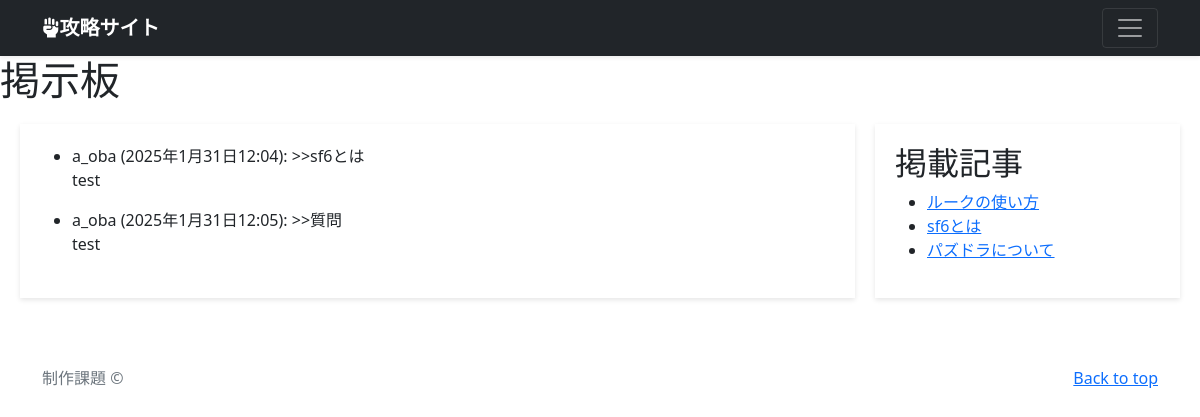
The app's page /keijiban/, older data.
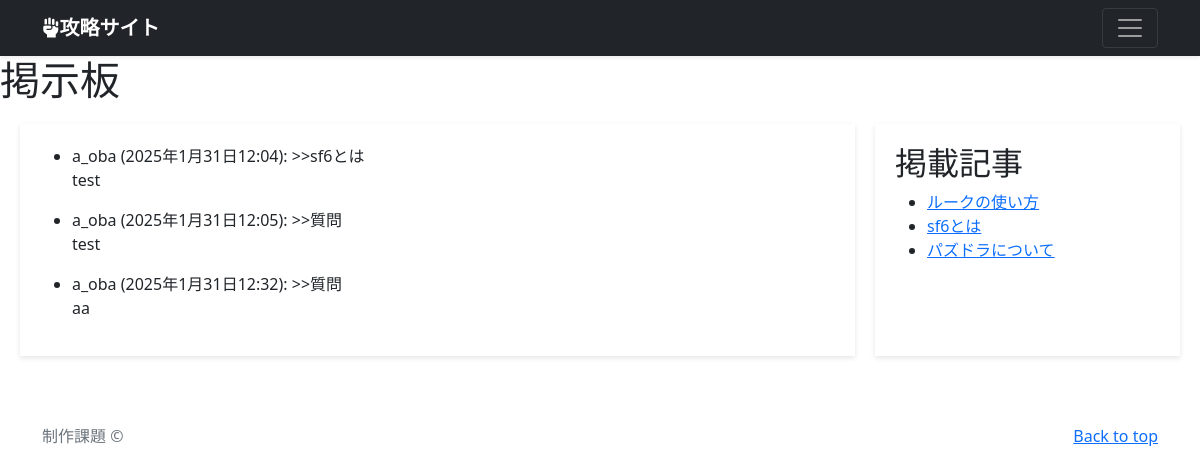
The same page, newer data.
### kouka/models.py (models this page shows, shortened)
class Comment(models.Model):
    TOPIC_CHOICES = [
        ('sf6', '>>sf6とは'),
        ('ruke', '>>ルークの使い方'),
        ('puzzle', '>>パズドラ'),
        ('question','>>質問')
    ]
    user = models.ForeignKey(get_user_model(), on_delete=models.CASCADE)
    text = models.TextField(verbose_name='コメント')
    topic = models.CharField(max_length=20, choices=TOPIC_CHOICES, verbose_name='トピック', default='general')
    created_at = models.DateTimeField(auto_now_add=True)

### accounts/models.py (models this page shows)
class CustomUser(AbstractUser):
    pass

### kouka/views.py (the view)
# urls.py: path('keijiban/', views.KeijibanView.as_view(), name='keijiban'),
class KeijibanView(ListView):
    template_name = 'keijiban.html'
    model = Comment
    context_object_name = 'comments'
    paginate_by = 10

### kouka/templates/keijiban.html (shortened to what this page needs)
{% extends 'base.html' %}
{% block contents %}
<h1>掲示板</h1>
<div class="contenter">
    <div class="content">
        <ul>
            {% for comment in comments %}
            <li>{{ comment.user }} ({{ comment.created_at }}): {{ comment.get_topic_display }}</li>
            <p>{{ comment.text }}</p>
            {% endfor %}
        </ul>
    </div>
    <div class="sidebar">
        <h2>掲載記事</h2>
        <ul>
            <li><a href="{% url 'kouka:photo_detail' 1 %}">ルークの使い方</a></li>
            <li><a href="{% url 'kouka:photo_detail' 2 %}">sf6とは</a></li>
            <li><a href="{% url 'kouka:photo_detail' 3 %}">パズドラについて</a></li>
        </ul>
    </div>
</div>
{% endblock %}

### kouka/templates/base.html (shortened to what this page needs)
{% load static %}
<!doctype html>
<html lang="ja">
  <head>
    <link href="https://cdn.jsdelivr.net/npm/bootstrap@5.0.2/dist/css/bootstrap.min.css" rel="stylesheet">
  </head>
  <body>
<header>
  <div class="navbar navbar-dark bg-dark shadow-sm">
    <div class="container">
      <a href="{% url 'kouka:index' %}" class="navbar-brand d-flex align-items-center">
        <link href="https://cdnjs.cloudflare.com/ajax/libs/font-awesome/6.0.0-beta3/css/all.min.css" rel="stylesheet">
        <i class="fas fa-fist-raised" style="font-size: 20px;"></i>
        <strong>攻略サイト</strong>
      </a>
      <button class="navbar-toggler" type="button" data-bs-toggle="collapse" data-bs-target="#navbarHeader" aria-controls="navbarHeader" aria-expanded="false" aria-label="Toggle navigation">
        <span class="navbar-toggler-icon"></span>
      </button>
    </div>
  </div>
</header>
<main>
{% block contents %}{% endblock %}
</main>
<footer class="text-muted py-5">
  <div class="container">
    <p class="float-end mb-1">
      <a href="{% url 'kouka:index' %}">Back to top</a>
    </p>
    <p class="mb-1">制作課題 &copy; </p>
  </div>
</footer>
</body>
</html>

### kouka/templates/keijiban.html (style rules this page uses)
.contenter { display: flex; margin: 20px; }
.content { flex: 3; padding: 20px; background-color: white; box-shadow: 0 2px 5px rgba(0, 0, 0, 0.1); }
.sidebar { flex: 1; margin-left: 20px; background-color: white; padding: 20px; box-shadow: 0 2px 5px rgba(0, 0, 0, 0.1); }

Row changes from the older to the newer data that the page shows:
added Comment: user "a_oba", created_at "2025年1月31日12:32", topic ">>質問", text "aa"
